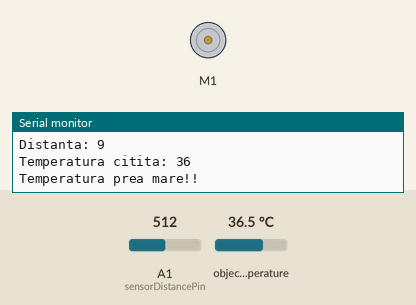
Recording of a sketch running on a simulated Arduino Uno, built with avr-gcc and run on an emulated ATmega328P. On the bench: DC motor (green arrow = forward, orange = backward, longer = faster), the last lines printed to the serial monitor. The inputs (shaded band) are chosen by the test bench; at power-on: object temperature 36.5 °C, A1 (sensorDistancePin) = 512.

Above: at 4.2 s.
4.3 s: object temperature set to 33.2 °C
11.0 s: object temperature set to 32.6 °C
At 16.0 s:
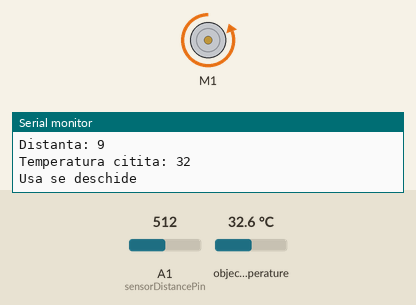
19.5 s: A1 (sensorDistancePin) set to 306
At 25.2 s:
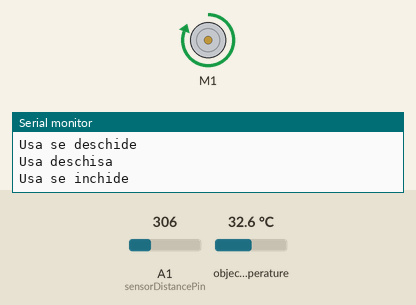
29.5 s: A1 (sensorDistancePin) set to 11
36.2 s: A1 (sensorDistancePin) set to 8
At 41.5 s:
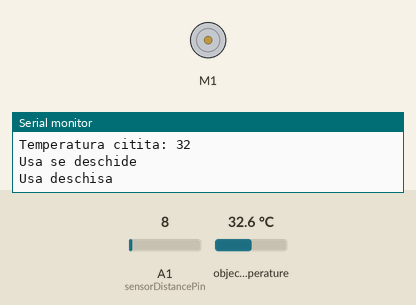
47.5 s: A1 (sensorDistancePin) set to 25
At 49.5 s:
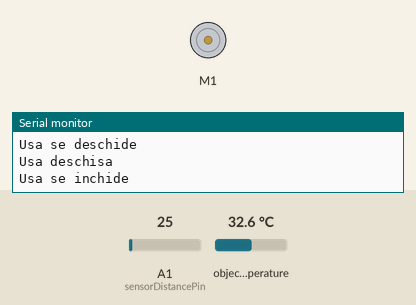
Timing chart, 0 to 51.0 s (numbered marks = the images above; inputs shaded):
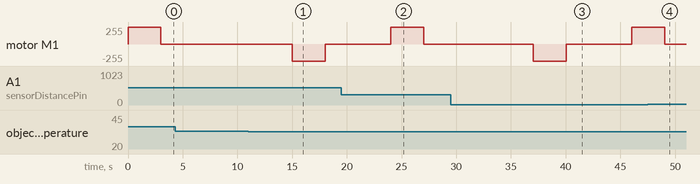

The sketch:

ps1k-arduino-complet.ino
```cpp
#include <Wire.h>
#include <Adafruit_MLX90614.h>
#include <AFMotor.h>

int sensorDistancePin = A1;
int sensorDistanceValue = 0;
int distance = 0;
int temp = 0;
bool deschis = false;
int ledVerde = A2;
int ledRosu = A3;
Adafruit_MLX90614 mlx = Adafruit_MLX90614();
AF_DCMotor motor(1);

void actionareMotor(int directie) {
	motor.run(directie);
	delay(3000);
	motor.run(RELEASE);
}

void setup() {
	// put your setup code here, to run once:
	pinMode(sensorDistancePin, INPUT);
	Serial.begin(9600);
	motor.setSpeed(255);
	motor.run(RELEASE);
	actionareMotor(FORWARD);
	mlx.begin();
}

void loop() {
	// put your main code here, to run repeatedly:
	if (!deschis) {
		Serial.println("Usa inchisa");
		sensorDistanceValue = analogRead(sensorDistancePin);
		distance = (6762/(sensorDistanceValue-9))-4;

		Serial.print("Distanta: ");
		Serial.println(distance);

		if (distance <= 15) {
			temp = mlx.readObjectTempC();
			Serial.print("Temperatura citita: ");
			Serial.println(temp);

			if (temp < 33) {
				Serial.println("Usa se deschide");
				actionareMotor(BACKWARD);
				deschis = true;
			} else {
				Serial.println("Temperatura prea mare!!");
				delay(5000);
			}
		} else {
			Serial.println("Apropiati-va");
		}
	} else {
		Serial.println("Usa deschisa");
		delay(5000);
		deschis = false;
		Serial.println("Usa se inchide");
		actionareMotor(FORWARD);
	}

	Serial.println();
	delay(1000);
}
```

Measured:
- the behaviour switches between 33 and 32.9 °C on object temperature (found by bisection; images 0 and 1)
- the behaviour switches between 10 and 9 on A1 (sensorDistancePin) (found by bisection; images 2 and 3)
- after the input at 11.0 s, motor M1: stopped → backward 255/255 after 4.0 s, → stopped 3.0 s later
- after the input at 19.5 s, motor M1: goes on until 27.0 s, then stays stopped
- after the input at 36.2 s, motor M1: stopped → backward 255/255 after 0.84 s, → stopped 3.0 s later, → forward 255/255 6.0 s later
- after the input at 47.5 s, motor M1: goes on until 49.0 s, then stays stopped
